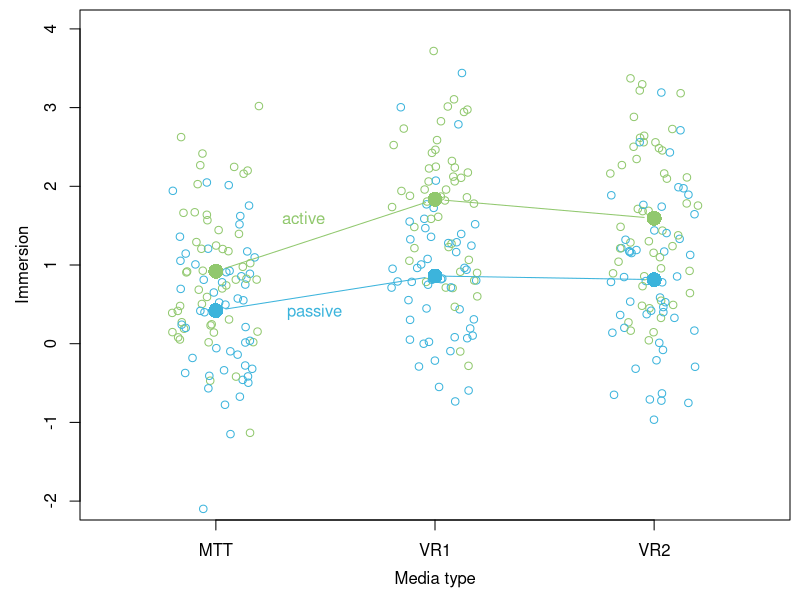
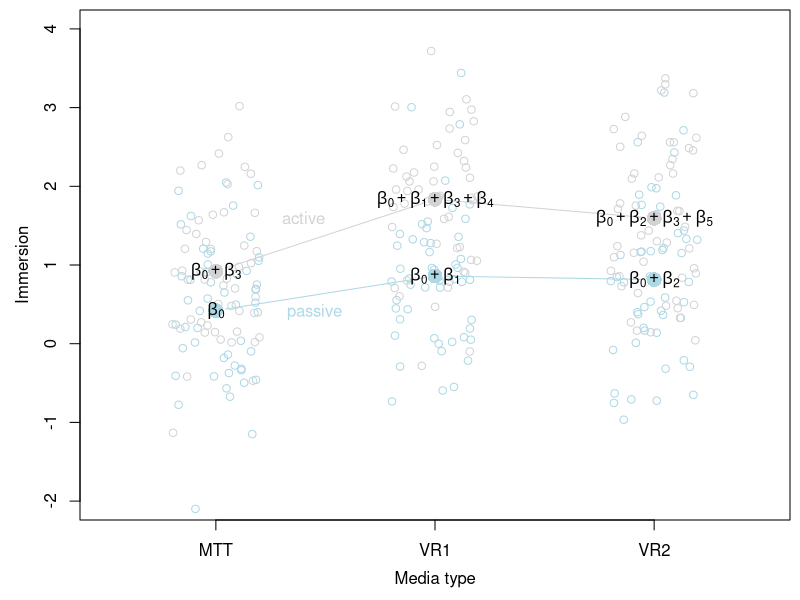

Recreate these plots in R, in order.
#' ---
#' title: "Understanding categorical predictors in a mixed-effects model"
#' author: "Nora Wickelmaier"
#' date: "`r Sys.Date()`"
#' categories:
#'   - R
#'   - Categorical predictors
#'   - Mixed Models
#' output:
#'   md_document:
#'     variant: gfm
#'     preserve_yaml: true
#' ---

#+ include = FALSE
# rmarkdown::render("design.R", output_options = list(code_download=TRUE))
# rmarkdown::render("design.R", output_format = "github_document", output_dir = "../_posts")
knitr::opts_chunk$set(message = FALSE, warning = FALSE, fig.align = "center", fig.path = paste0("../figures/", Sys.Date(), "_"))


#'
#' This post is meant to give you a better understanding how to interpret
#' parameters for categorical predictors in a mixed-effects model. Understanding
#' what the parameters mean is helpful when simulating data, e.g., for power
#' simulations.

#+

#' # Example
#'
#' This is an example where three different media are compared to each other: A
#' Multi-Touch Table (MTT) and two different Virtual Reality conditions (VR1 and
#' VR2). These are all presented to every subject (within-factor `mediatype`).
#' Additionally, we have a between-factor `interaction` with levels `passive`
#' and `active`. Subjects can either actively interact for all media types or
#' they can just passively look at things presented to them with the three
#' different media types. The dependent varible is immersion. Subjects should
#' feel more immersed when actively interacting and Virtual Reality should also
#' lead to more immersion than a Multi-Touch Table.

#+ fig.height = 5, fig.width = 6
library(lme4)

# Data simulation for a 2 (between) x 3 (within) design
set.seed(1046)
n <- 100
dat <- data.frame(id = factor(rep(1:n, each = 3)),
                  mediatype = factor(c("MTT", "VR1", "VR2")),
                  interaction = factor(rep(c("active", "passive"), each = 3),
                                       levels = c("passive", "active"))
                  )

## Set parameters
beta  <- c(.5, .2, .3, .4, .7, .4)
sigma <- .8
spi   <- .5
theta <- spi / sigma

## Simulate data
dat$y <- simulate(~ 1 + mediatype + interaction + mediatype:interaction +
                  (1 | id),
                  newparam = list(beta = beta, theta = theta, sigma = sigma),
                  newdata = dat)$sim_1

## Visualize simulated data
datm <- aggregate(y ~ mediatype + interaction, data = dat, FUN = mean)

colors <- c("#3CB4DC", "#91C86E")

par(mai = c(.8, .8, .1, .1), mgp = c(2.4, 1, 0))
plot(y ~ I(1:3), datm[datm$interaction == "passive", ],
     xlab = "Media type",
     ylab = "Immersion",
     xlim = c(0.5, 3.5),
     ylim = c(-2, 4),
     axes = FALSE,
     type = "n")
axis(1, at = 1:3, labels = c("MTT", "VR1", "VR2"))
axis(2)
box()
points(y ~ jitter(as.numeric(mediatype)), dat, col = colors[dat$interaction])
points(y ~ I(1:3), datm[datm$interaction == "passive", ], col = colors[1], type = "b", pch = 16, cex = 2)
points(y ~ I(1:3), datm[datm$interaction == "active", ], col = colors[2], type = "b", pch = 16, cex = 2)
text(1.45, 0.4, "passive", col = colors[1])
text(1.4, 1.6, "active", col = colors[2])

#' # Linear mixed-effects model
#'
#' The following model will be fitted to the data.
#' $$
#'    y = \beta_0 +
#'        \beta_1 mediatype_{VR1} +
#'        \beta_2 mediatype_{VR2} +
#'        \beta_3 interaction_{active} +
#'        \beta_4 (mediatype_{VR1} \times interaction_{active}) +
#'        \beta_5 (mediatype_{VR2} \times interaction_{active}) +
#'        \upsilon_0 +
#'        \varepsilon
#' $$
#' with
#' $\upsilon_0 \sim N(0, \sigma^2_{\upsilon_0}) ~~~~~\text{and}~~~~~
#'    \varepsilon \sim N(0, \sigma^2_{\varepsilon})$


## Fit linear mixed-effects model

m1 <- lmer(y ~ 1 + mediatype + interaction + mediatype:interaction + (1| id),
           data = dat)

tab <- summary(m1)$coef
ci  <- confint(m1)
knitr::kable(round(cbind(tab, ci[3:8, ]), 3))


#' # Implied model formulae
#'
#' The two categorical predictors are dummy coded. For `interaction` the level
#' `passive` is set as reference category. The dummy variable
#' $interaction_{active}$ is therefore 0 for `passive` and 1 for `active`.

contrasts(dat$interaction)

#'
#' The three level factor `mediatype` is represented by two dummy variables,
#' namely $mediatype_{VR1}$ and $mediatype_{VR2}$. Since `MTT` is the reference
#' category, the coding scheme is as folows.

contrasts(dat$mediatype)

#'
#' When we plug these dummy variables into the model formula from above, we get
#' a model formula for each data point of the aggregated data set.
#'
#' $$\begin{align*}
#'    y_{11} & = \beta_0 +                               \upsilon_0 + \varepsilon & \text{mean for both reference categories (MTT and passive)}\\
#'    y_{12} & = \beta_0 + \beta_1 +                     \upsilon_0 + \varepsilon & \text{effect when going from MTT to VR1 for passive}\\
#'    y_{13} & = \beta_0 + \beta_2 +                     \upsilon_0 + \varepsilon & \text{effect when going from MTT to VR2 for passive}\\
#'    y_{21} & = \beta_0 + \beta_3 +                     \upsilon_0 + \varepsilon & \text{effect when goinf from passive to active for MTT}\\
#'    y_{22} & = \beta_0 + \beta_1 + \beta_3 + \beta_4 + \upsilon_0 + \varepsilon & \text{effect when going from MTT to VR1 for active}\\
#'    y_{23} & = \beta_0 + \beta_2 + \beta_3 + \beta_5 + \upsilon_0 + \varepsilon & \text{effect when going from MTT to VR2 for active}\\
#' \end{align*}$$
#'

#' # Compare to plot

#+ echo = FALSE, fig.height = 5, fig.width = 6
# datm$pred <- predict(m1,
#         newdata = data.frame(id = 1,
#                              mediatype = levels(dat$mediatype),
#                              interaction = rep(levels(dat$interaction), each = 3)
#                              ),
#         re.form = NA)

datm$pred <- c(fixef(m1)[1],
               fixef(m1)[1] + fixef(m1)[2],
               fixef(m1)[1] + fixef(m1)[3],
               fixef(m1)[1] + fixef(m1)[4],
               fixef(m1)[1] + fixef(m1)[2] + fixef(m1)[4] + fixef(m1)[5],
               fixef(m1)[1] + fixef(m1)[3] + fixef(m1)[4] + fixef(m1)[6])

colors <- c("lightblue", "lightgray")

par(mai = c(.8, .8, .1, .1), mgp = c(2.4, 1, 0))
plot(y ~ I(1:3), datm[datm$interaction == "passive", ],
     xlab = "Media type",
     ylab = "Immersion",
     xlim = c(0.5, 3.5),
     ylim = c(-2, 4),
     axes = FALSE,
     type = "n")

axis(1, at = 1:3, labels = c("MTT", "VR1", "VR2"))
axis(2)
box()

points(y ~ jitter(as.numeric(mediatype)), dat, col = colors[dat$interaction])

points(y ~ I(1:3), datm[datm$interaction == "passive", ], col = colors[1], type = "b", pch = 16, cex = 2)
points(y ~ I(1:3), datm[datm$interaction == "active", ], col = colors[2], type = "b", pch = 16, cex = 2)

text(1.45, 0.4, "passive", col = colors[1])
text(1.4, 1.6, "active", col = colors[2])

text(1, datm$y[datm$interaction == "passive" & datm$mediatype == "MTT"],
     expression(beta[0]))
text(2, datm$y[datm$interaction == "passive" & datm$mediatype == "VR1"],
     expression(beta[0] + beta[1]))
text(3, datm$y[datm$interaction == "passive" & datm$mediatype == "VR2"],
     expression(beta[0] + beta[2]))
text(1, datm$y[datm$interaction == "active" & datm$mediatype == "MTT"],
     expression(beta[0] + beta[3]))
text(2, datm$y[datm$interaction == "active" & datm$mediatype == "VR1"],
     expression(beta[0] + beta[1] + beta[3] + beta[4]))
text(3, datm$y[datm$interaction == "active" & datm$mediatype == "VR2"],
     expression(beta[0] + beta[2] + beta[3] + beta[5]))

#' # Session info

sessionInfo()

